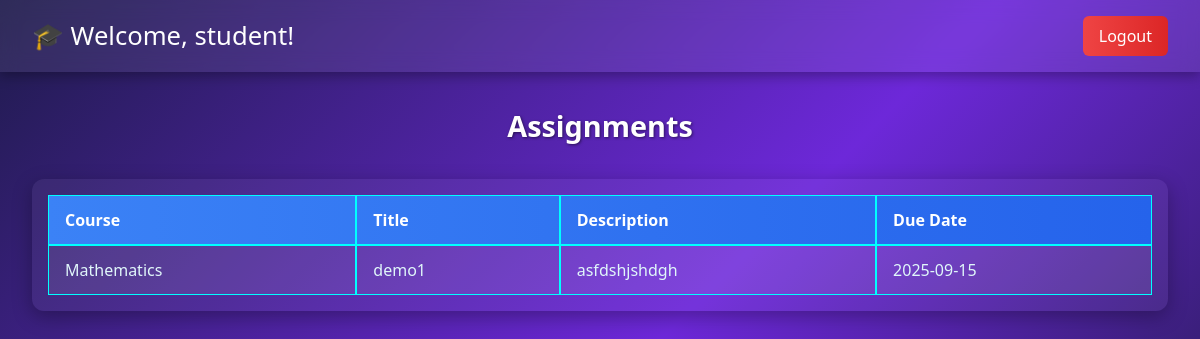
Screenshot of /student/assignments.php (signed in) with the database file from the repository.
### tables this page shows
CREATE TABLE `assignments` (
  `id` int(11) NOT NULL,
  `course_id` int(11) DEFAULT NULL,
  `title` varchar(200) DEFAULT NULL,
  `description` text DEFAULT NULL,
  `due_date` date DEFAULT NULL,
  `file` varchar(255) DEFAULT NULL
);

CREATE TABLE `courses` (
  `course_id` int(11) NOT NULL,
  `course_name` varchar(200) DEFAULT NULL,
  `course_code` text DEFAULT NULL,
  `description` int(255) NOT NULL,
  `faculty_id` int(11) DEFAULT NULL
);

### student/assignments.php (the view, shortened to what this page needs)
<?php
include '../config/db.php';
$sql = "SELECT a.id AS assignment_id, a.title, a.description, a.due_date, c.course_name
        FROM assignments a
        JOIN courses c ON a.course_id = c.course_id
        ORDER BY a.due_date ASC";
$stmt = $conn->prepare($sql);
$stmt->execute();
$assignments = $stmt->fetchAll(PDO::FETCH_ASSOC);
?>
<!DOCTYPE html>
<html lang="en">
<head>
  <link href="https://cdn.jsdelivr.net/npm/bootstrap@5.3.1/dist/css/bootstrap.min.css" rel="stylesheet">
</head>
<body>
  <header>
    <h1>🎓 Welcome, <?= htmlspecialchars($_SESSION['role']); ?>!</h1>
    <a href="../auth/logout.php" class="logout-btn">Logout</a>
  </header>
  <div class="container">
    <p class="welcome">Assignments</p>
    <?php if(count($assignments) > 0): ?>
      <div class="table-wrapper">
        <table>
          <thead>
            <tr>
              <th>Course</th>
              <th>Title</th>
              <th>Description</th>
              <th>Due Date</th>
            </tr>
          </thead>
          <tbody>
            <?php foreach($assignments as $a): ?>
            <tr>
              <td><?= htmlspecialchars($a['course_name']); ?></td>
              <td><?= htmlspecialchars($a['title']); ?></td>
              <td><?= htmlspecialchars($a['description']); ?></td>
              <td><?= htmlspecialchars($a['due_date']); ?></td>
            </tr>
            <?php endforeach; ?>
          </tbody>
        </table>
      </div>
    <?php else: ?>
      <p class="text-center fw-bold text-warning mt-3">No assignments available.</p>
    <?php endif; ?>
  </div>
</body>
</html>

### student/assignments.php (style rules this page uses)
body { font-family: "Segoe UI", sans-serif; min-height: 100vh; background: linear-gradient(135deg, #1e1b4b, #6d28d9, #0f172a); color: #fff; }
header { background: rgba(255,255,255,0.08); backdrop-filter: blur(10px); padding: 1rem 2rem; display: flex; justify-content: space-between; align-items: center; box-shadow: 0 4px 12px rgba(0,0,0,0.3); }
header h1 { margin: 0; font-size: 1.6rem; }
.logout-btn { background: linear-gradient(90deg, #ef4444, #dc2626); border: none; padding: 8px 16px; border-radius: 6px; color: #fff; text-decoration: none; }
.container { padding: 2rem; max-width: 1200px; margin: 0 auto; }
.welcome { text-align: center; margin-bottom: 2rem; font-size: 1.8rem; font-weight: 600; text-shadow: 1px 1px 3px rgba(0,0,0,0.5); }
.table-wrapper { background: rgba(255,255,255,0.05); padding: 1rem; border-radius: 12px; box-shadow: 0 6px 20px rgba(0,0,0,0.3); overflow-x: auto; }
table { width: 100%; border-collapse: separate; border-spacing: 0; color: #fff; }
thead { background: linear-gradient(90deg, #3b82f6, #2563eb); color: #fff; }
th, td { padding: 12px 16px; text-align: left; border: 1px solid #00ffff; }
tbody tr { background: rgba(255,255,255,0.08); transition: 0.3s; }
td { color: #e0f7fa; font-weight: 500; }

### rows the page displays
assignments: course.course_name "Mathematics", title "demo1", description "asfdshjshdgh", due_date "2025-09-15"

### other values shown
$_SESSION['role'] "student"
